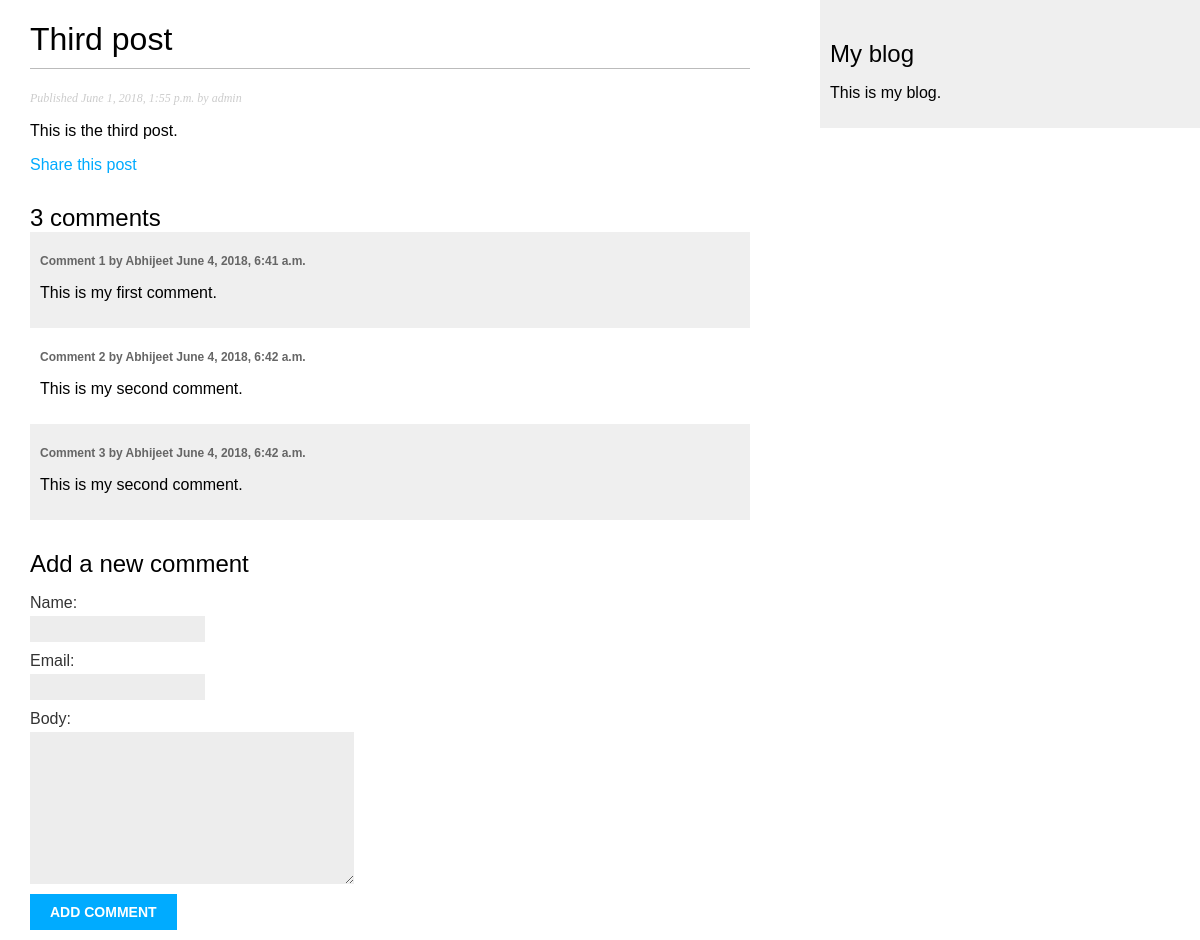
Before: /app/2018/06/01/third-post/ with the older database file.
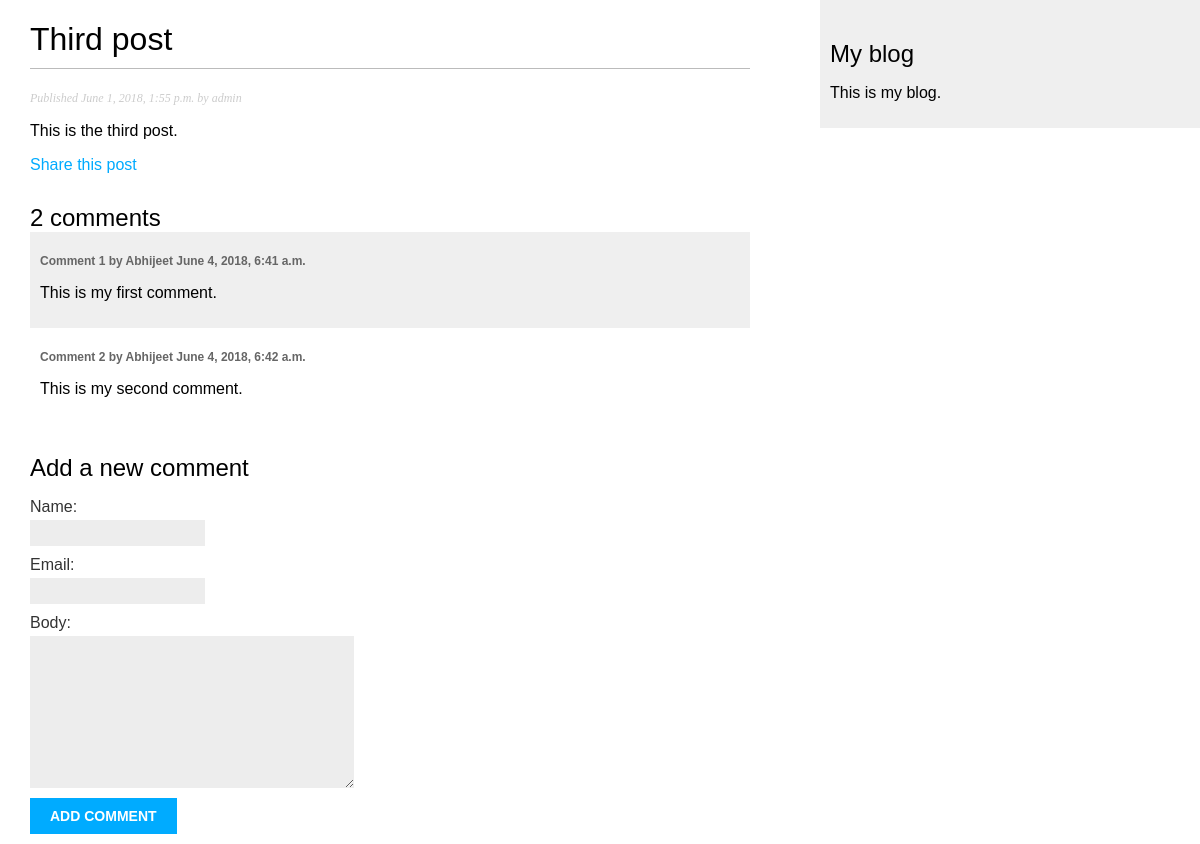
After: the same page with the newer database file.
### app/models.py (models this page shows, shortened)
class Comment(models.Model):
    post = models.ForeignKey(Post, related_name='comments', on_delete=models.CASCADE)
    name = models.CharField(max_length=80)
    email = models.EmailField()
    body = models.TextField()
    created = models.DateTimeField(auto_now_add=True)
    updated = models.DateTimeField(auto_now=True)
    active = models.BooleanField(default=True)
    class Meta:
        ordering = ('created',)

### app/views.py (the view)
def post_detail(request, year, month, day, post):
    post = get_object_or_404(Post, slug=post,
                                   status='published',
                                   publish__year=year,
                                   publish__month=month,
                                   publish__day=day)
    comments = post.comments.filter(active=True)
    if request.method == 'POST':
        comment_form = CommentForm(data=request.POST)
        if comment_form.is_valid():
            new_comment = comment_form.save(commit=False)
            new_comment.post = post
            new_comment.save()
    else:
        comment_form = CommentForm()
    return render(request, 'app/post/detail.html', {'post': post,
                                                     'comments': comments,
                                                     'comment_form': comment_form})

### app/forms.py
class CommentForm(forms.ModelForm):
    class Meta:
        model = Comment
        fields = ('name', 'email', 'body')

### app/templates/app/post/detail.html (shortened to what this page needs)
{% extends "app/base.html" %}
{% block content %}
    <h1>{{ post.title }}</h1>
    <p class="date">Published {{ post.publish }} by {{ post.author }}</p>
    {{ post.body|linebreaks }}
    <p><a href="{% url "app:post_share" post.id %}">Share this post</a></p>
    {% with comments.count as total_comments %}
        <h2>{{ total_comments }} comment{{ total_comments|pluralize }}</h2>
    {% endwith %}
    {% for comment in comments %}
        <div class="comment">
            <p class="info">Comment {{ forloop.counter }} by {{ comment.name }} {{ comment.created }}</p>
            {{ comment.body|linebreaks }}
        </div>
    {% empty %}
        <p>There are no comments yet.</p>
    {% endfor %}
    {% if new_comment %}
        <h2>Your comment has been added.</h2>
    {% else %}
        <h2>Add a new comment</h2>
        <form action="." method="post">
            {{ comment_form.as_p }}
            <p><input type="submit" value="Add comment"></p>
        </form>
    {%  endif %}
{% endblock %}

Changed rows visible on the page:
removed Comment: name "Abhijeet", created "June 4, 2018, 6:42 a.m.", body "This is my second comment."
Other visible differences:
{{ total_comments }}: "3" → "2"
